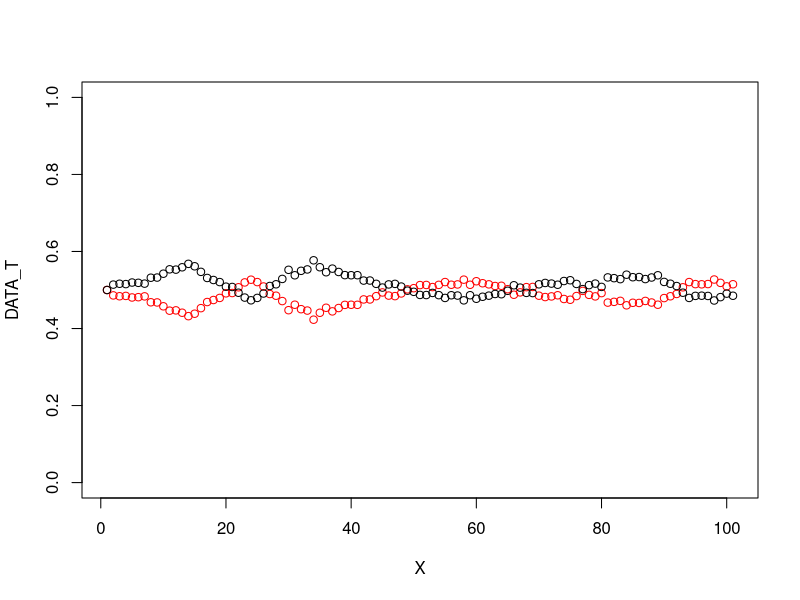
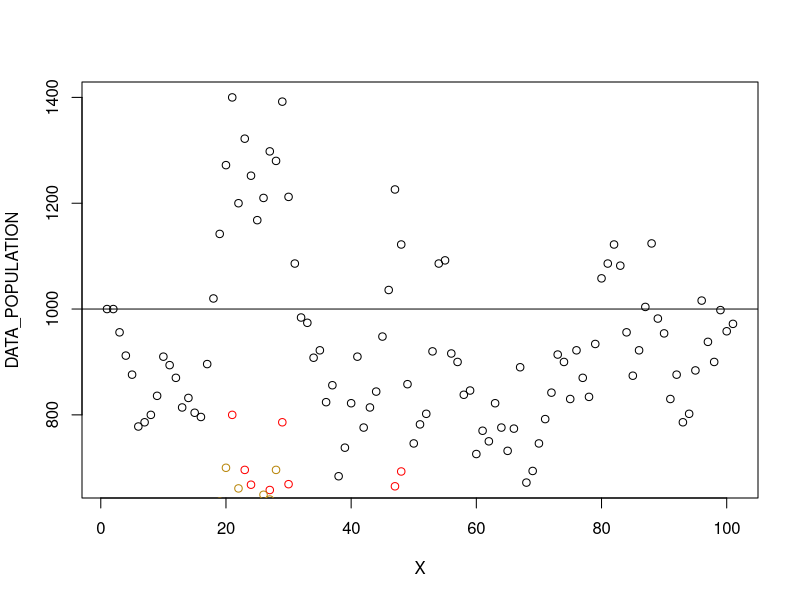

The R script that drew these images, in order:
#Collect runs
MODEL_OUTPUT_S<-data.frame(NULL)
MODEL_OUTPUT_T<-data.frame(NULL)

#Number of generations for simulation to run
#Also set number of replicates
#Useful for when we go to nested for loops or similar for multiple runs, to get summaries
REPLICATES<-3
GENERATIONS<-100

for (j in 1:REPLICATES){

  #Set initial parameter values - population size and allele frequency
  POPULATION = 1000
  FREQ_T = 0.5
  FREQ_S = 1-FREQ_T
  
  #Initial sex ratio
  SEX_RATIO_F = 0.5
  SEX_RATIO_M = 1-SEX_RATIO_F
  #Get number of individuals for each sex and genotype
  #Had to add t() here as for some idiotic reason it's giving me a column, rather than a row
  #Might be specific to my lab desktop, but if this runs weird on another computer it will give lots of errors
  #To fix, just remove the outer parenthesis and the t
  #COlumn output makes data storage look weird
  NUMBERS_FEMALE<-t(rmultinom(1,POPULATION*SEX_RATIO_F,c(FREQ_T^2,FREQ_T*2*FREQ_S,FREQ_S^2)))
  NUMBERS_MALE<-t(rmultinom(1,POPULATION*SEX_RATIO_M,c(FREQ_T^2,FREQ_T*2*FREQ_S,FREQ_S^2)))
  
  DATA_MALE<-NULL
  DATA_FEMALE<-NULL
  
  #Add initial values to data output for plotting
  DATA_MALE<-rbind(DATA_MALE,NUMBERS_MALE)
  DATA_FEMALE<-rbind(DATA_FEMALE,NUMBERS_FEMALE)
  #Collect allele frequency data
  DATA_S<-FREQ_S
  DATA_T<-FREQ_T
  
  #Collect total population data
  DATA_POPULATION<-POPULATION
  
  #Diagnostic variable
  CHECK_FREQS<-NULL
  
  for (i in 1:GENERATIONS){
    
    #New generation
    #Probabilities for different genotypes of offpring
    #HS - homozygote sneaker, HT - homozygote territorial, HET - heterozygote
    #Notation: e.g. HS_TO_HS - probability of HS male having HS offspring
    SS_TO_SS<-(NUMBERS_FEMALE[3]/sum(NUMBERS_FEMALE))+(0.5*NUMBERS_FEMALE[2]/sum(NUMBERS_FEMALE))
    SS_TO_ST<-(NUMBERS_FEMALE[1]/sum(NUMBERS_FEMALE))+(0.5*NUMBERS_FEMALE[2]/sum(NUMBERS_FEMALE))
    TT_TO_TT<-(NUMBERS_FEMALE[1]/sum(NUMBERS_FEMALE))+(0.5*NUMBERS_FEMALE[2]/sum(NUMBERS_FEMALE))
    TT_TO_ST<-(NUMBERS_FEMALE[3]/sum(NUMBERS_FEMALE))+(0.5*NUMBERS_FEMALE[2]/sum(NUMBERS_FEMALE))
    ST_TO_TT<-((0.5*(NUMBERS_FEMALE[1]/sum(NUMBERS_FEMALE)))+(0.25*(NUMBERS_FEMALE[2]/sum(NUMBERS_FEMALE))))
    ST_TO_SS<-((0.5*(NUMBERS_FEMALE[3]/sum(NUMBERS_FEMALE)))+(0.25*(NUMBERS_FEMALE[2]/sum(NUMBERS_FEMALE))))
    ST_TO_ST<-(1-ST_TO_TT-ST_TO_SS)
    
    #Now caclculating offspring numbers from females of each genotype...
    OFFSPRING_OF_SS<-rmultinom(1,NUMBERS_FEMALE[3]*2,c(SS_TO_SS,SS_TO_ST))
    OFFSPRING_OF_TT<-rmultinom(1,NUMBERS_FEMALE[1]*2,c(TT_TO_ST,TT_TO_TT))
    OFFSPRING_OF_ST<-rmultinom(1,NUMBERS_FEMALE[2]*2,c(ST_TO_TT,ST_TO_ST,ST_TO_SS))
    
    #For next generation, let's find out how many offspring of each genotype...
    POPULATION<-sum(OFFSPRING_OF_TT,OFFSPRING_OF_ST,OFFSPRING_OF_SS)
    TOTAL_SS<-sum(OFFSPRING_OF_SS[1],OFFSPRING_OF_ST[3])
    TOTAL_ST<-sum(OFFSPRING_OF_SS[2],OFFSPRING_OF_ST[2],OFFSPRING_OF_TT[1])
    TOTAL_TT<-sum(OFFSPRING_OF_ST[1],OFFSPRING_OF_TT[2])
    FREQ_T<-((2*TOTAL_TT) + TOTAL_ST)/(POPULATION*2)
    FREQ_S<-(2*(TOTAL_SS) + TOTAL_ST)/(POPULATION*2)
    
    #Stochastic sex ratio - draw from a beta distribution
    #Parameters are 50/50 - this is completely arbitrary and we can play with it
    ALPHA<-50
    BETA<-50
    SEX_RATIO_M<-rbeta(1, ALPHA,BETA)
    SEX_RATIO_F<-1-SEX_RATIO_M
  
    #Calculating our numbers of males and females for the next gen...
    NUMBERS_FEMALE<-c(ceiling(SEX_RATIO_F*TOTAL_TT),ceiling(SEX_RATIO_F*TOTAL_ST),ceiling(SEX_RATIO_F*TOTAL_SS))
    NUMBERS_MALE<-c(floor(SEX_RATIO_M*TOTAL_TT),floor(SEX_RATIO_M*TOTAL_ST),floor(SEX_RATIO_M*TOTAL_SS))
    DATA_MALE<-rbind(DATA_MALE,NUMBERS_MALE)
    DATA_FEMALE<-rbind(DATA_FEMALE,NUMBERS_FEMALE)
    DATA_POPULATION<-c(DATA_POPULATION,POPULATION)
    DATA_S<-c(DATA_S,FREQ_S)
    DATA_T<-c(DATA_T,FREQ_T)
    CHECK_FREQS[i]<-(FREQ_S+FREQ_T)
  }
  
  #Get total number of males and females at each step
  TOTAL_NUMBER_OF_FEMALES<-NULL
  TOTAL_NUMBER_OF_MALES<-NULL
  
  for(k in 1:GENERATIONS+1){
    TOTAL_NUMBER_OF_FEMALES[k]<-sum(DATA_FEMALE[k,])
    TOTAL_NUMBER_OF_MALES[k]<-sum(DATA_MALE[k,])
  }
  
  sum(CHECK_FREQS)==GENERATIONS
  
  #Get output for each run
  MODEL_OUTPUT_S<-rbind(MODEL_OUTPUT_S,DATA_S)
  MODEL_OUTPUT_T<-rbind(MODEL_OUTPUT_T,DATA_T)
}  
  X<-seq(GENERATIONS+1)
  plot(cbind(X,DATA_T),ylim=c(0,1),col='red')
  points(cbind(X,DATA_S))
  plot(cbind(X,DATA_POPULATION))
  #Marks initial population
  abline(h=1000)
  points(cbind(X,TOTAL_NUMBER_OF_MALES),col='red')
  points(cbind(X,TOTAL_NUMBER_OF_FEMALES),col='darkgoldenrod')
  #Diagnostic, should be equal to generations

